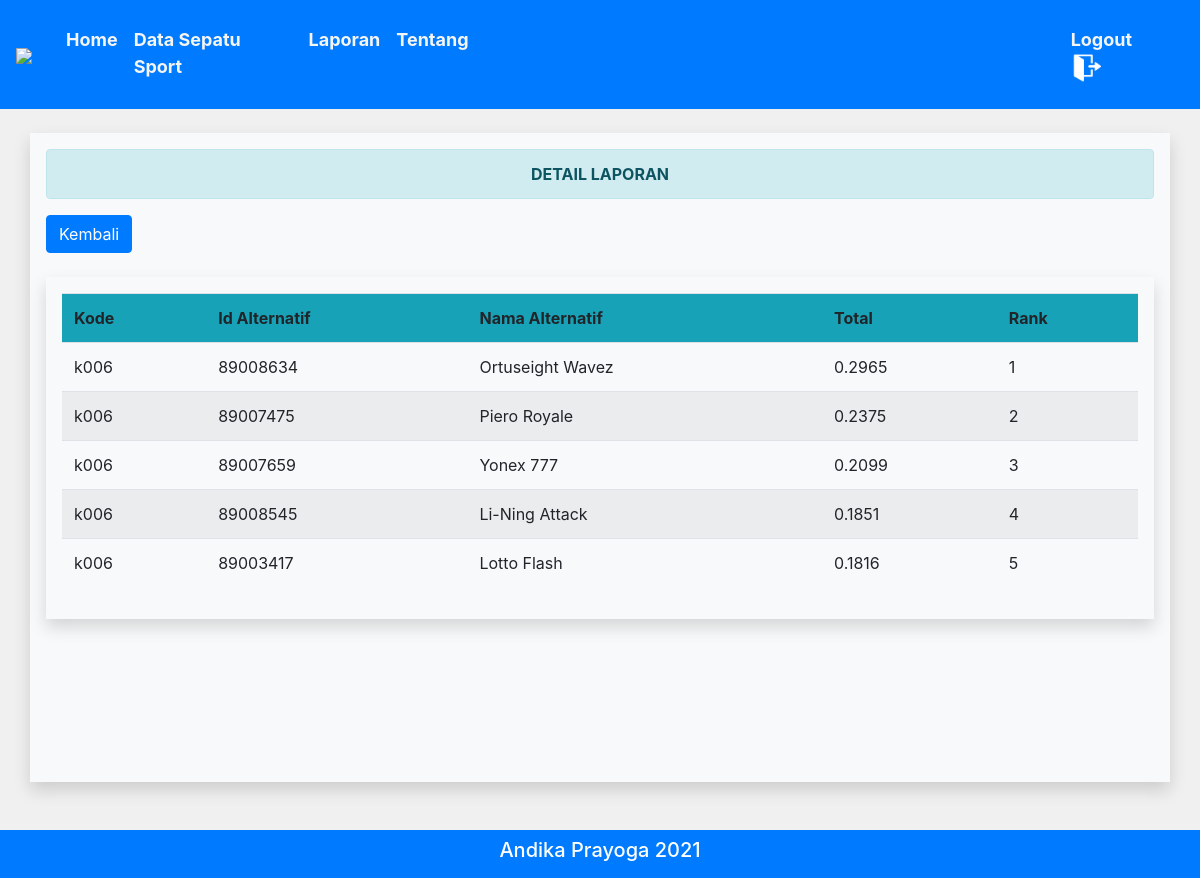
The app's page /konsumen/detail_laporan.php?kode=k006 (signed in) with its own data.
### tables this page shows
CREATE TABLE `nilai` (
  `id` int(11) NOT NULL,
  `kode_hasil` varchar(20) NOT NULL,
  `id_alternatif` varchar(25) NOT NULL,
  `nama_alternatif` varchar(80) NOT NULL,
  `total` varchar(20) NOT NULL
);

### functions.php (called while the page is built, shortened)
<?php
$con = mysqli_connect("localhost", "root", "", "spkmoora");
function query($query)
{
	global $con;
	$data = mysqli_query($con, $query);
	$rows = [];
	while ($row = mysqli_fetch_assoc($data)) {
		$rows[] = $row;
	}
	return $rows;
}

### konsumen/detail_laporan.php (the view, shortened to what this page needs)
<?php
require '../functions.php';
$kode = $_GET['kode'];
$data = query("SELECT * FROM nilai WHERE kode_hasil = '$kode' ORDER BY total DESC ");
?>
<!doctype html>
<html lang="en">
<head>
  <link rel="stylesheet" type="text/css" href="../bootstrap/css/bootstrap.min.css">
  <link rel="stylesheet" href="https://cdn.jsdelivr.net/npm/bootstrap@4.6.0/dist/css/bootstrap.min.css">
</head>
<body bgcolor="f0f0f0">
  <form method="post" action="perhitungan.php">
    <nav class="navbar navbar-expand-lg navbar-dark bg-primary">
      <a class="navbar-brand" href="#"><img src="../img/gmd.png" width="50"></a>
      <div class="collapse navbar-collapse" id="navbarNavAltMarkup">
        <div class="navbar-nav" style="margin: 10px;">
          <a class="nav-link active" href="index.php">
            <font size="4"><b>Home</b> </font><span class="sr-only">(current)</span>
          </a>
          <a class="nav-link" href="data_sepatu_sport.php">
            <font size="4"><b>Data Sepatu Sport</b></font>
          </a>
          <a class="nav-link" href="laporan.php">
            <font size="4"><b>Laporan</b></font>
          </a>
          <a class="nav-link" href="tentang.php">
            <font size="4"><b>Tentang</b></font>
          </a>
          <a class="log nav-link" href="../logout.php">
            <font size="4"><b>Logout</b></font>
            <img src="../img/logout.png" width="30">
          </a>
        </div>
      </div>
    </nav>
  </form>
  <br>
  <div class="container bg-light shadow p-3 mb-5">
    <div class="alert alert-info">
      <center><b>DETAIL LAPORAN</b></center>
    </div>
    <a href="laporan.php" class="btn btn-primary">
      Kembali </a>
    <br><br>
    <div class="table-responsive shadow p-3 mb-5">
      <table class="table table-striped">
        <tr class="bg-info">
          <th>Kode</th>
          <th>Id Alternatif</th>
          <th>Nama Alternatif</th>
          <th>Total</th>
          <th>Rank</th>
        </tr>
        <?php $i = 1; ?>
        <?php foreach ($data as $detail_data) { ?>
          <tr>
            <td><?= $detail_data['kode_hasil']; ?></td>
            <td><?= $detail_data['id_alternatif']; ?></td>
            <td><?= $detail_data['nama_alternatif']; ?></td>
            <td><?= $detail_data['total']; ?></td>
            <td><?= $i++ ?></td>
          </tr>
        <?php } ?>
      </table>
    </div>
  </div>
  <div class="col-md-12 bg-primary">
    <div class="copyright">
      <h5>Andika Prayoga 2021</h5>
    </div>
  </div>
</body>
</html>

### konsumen/detail_laporan.php (style rules this page uses)
body { background-color: #f0f0f0; }
.container { min-height: calc(100vh - 211px - -60px); }
.col-md-12 { padding: 8px; }
.copyright { text-align: center; color: white; }
a font { color: whitesmoke; }

### records on screen
nilai: kode_hasil "k006", id_alternatif "89008634", nama_alternatif "Ortuseight Wavez", total "0.2965"
nilai: kode_hasil "k006", id_alternatif "89007475", nama_alternatif "Piero Royale", total "0.2375"
nilai: kode_hasil "k006", id_alternatif "89007659", nama_alternatif "Yonex 777", total "0.2099"
nilai: kode_hasil "k006", id_alternatif "89008545", nama_alternatif "Li-Ning Attack", total "0.1851"
nilai: kode_hasil "k006", id_alternatif "89003417", nama_alternatif "Lotto Flash", total "0.1816"
